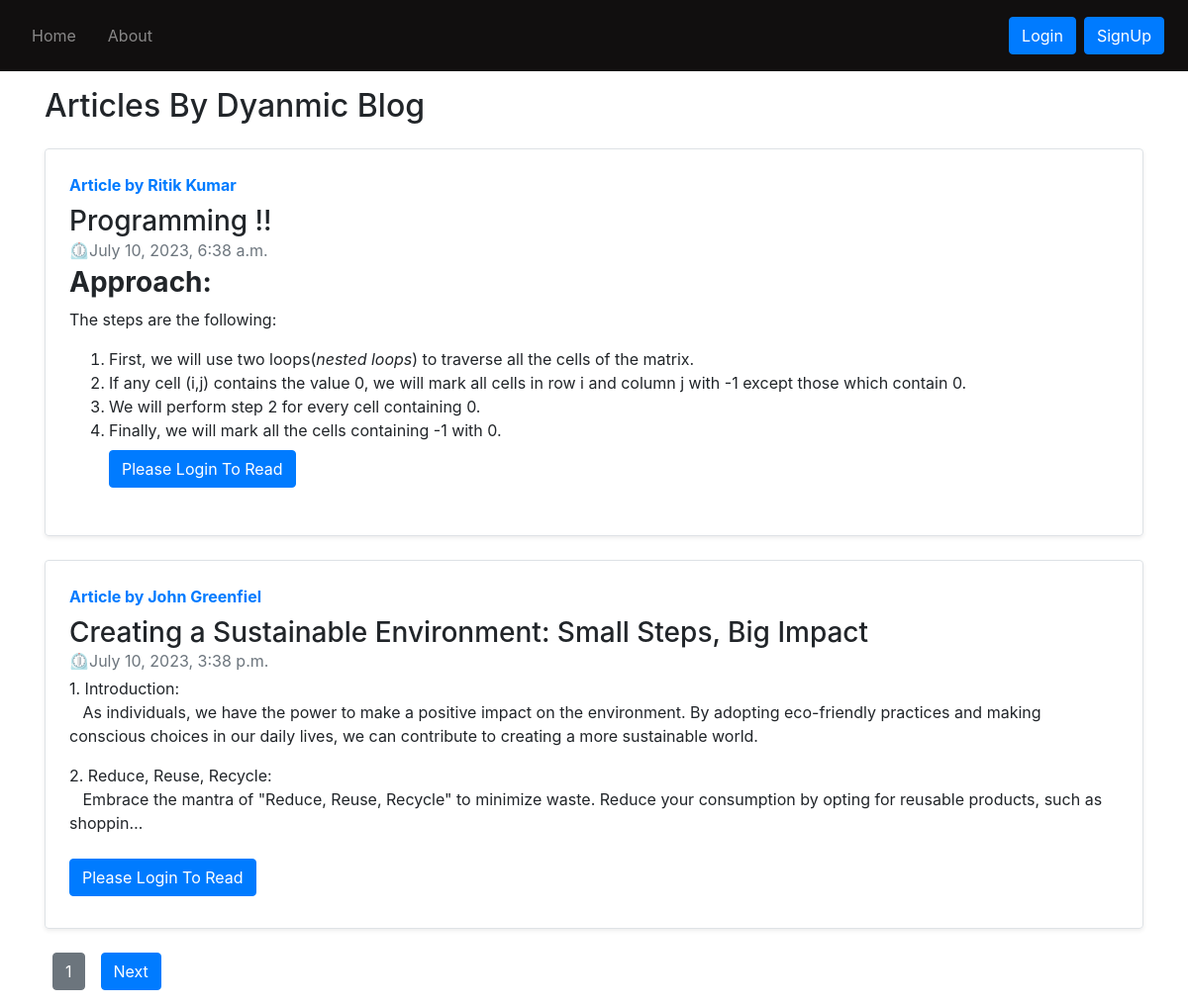
Screenshot of /blog/ with the database file from the repository.
### blogpage/models.py (models this page shows, shortened)
class BlogPostTable(models.Model):
    sno = models.AutoField(primary_key=True)
    title = models.CharField(max_length=255)
    author = models.CharField(max_length=14)
    timeStamp = models.DateTimeField(blank=True)
    content = models.TextField()

### blogpage/views.py (the view)
# urls.py: path('',views.blogPage),
def blogPage(request):
    allPosts = BlogPostTable.objects.all()
    items_per_page = 2
    paginator = Paginator(allPosts, items_per_page)
    page_number = request.GET.get('page')
    page_obj = paginator.get_page(page_number)
    context = {
        'page_obj': page_obj,
        'allPosts': allPosts
    }
    return render(request, 'blog/blog.html', context)

### templates/blog/blog.html (shortened to what this page needs)
{% extends 'base.html' %}
{% load static %}
{% block body %}
    <div class="container my-3">
        <h2>Articles By Dyanmic Blog</h2>
        {% for post in page_obj %}
            <div class="row no-gutters border rounded overflow-hidden flex-md-row mb-4 shadow-sm h-md-250 my-4 position-relative">
                <div class="col p-4 d-flex flex-column position-static">
                    <a href="" class="text-dark">
                        <strong class="d-inline-block mb-2 text-primary">Article by {{ post.author }}</strong>
                    </a>
                    <h3 class="mb-0">{{ post.title }}</h3>
                    <div class="mb-1 text-muted">&#x23F2;{{ post.timeStamp }}</div>
                    <p class="card-text mb-auto">{{ post.content | safe | truncatechars:450 }}</p>
                    {% if user.is_authenticated %}
                        <div class="my-2">
                            <a href="/blog/{{ post.author }}" role="button" class="btn btn-primary">Continue reading</a>
                        </div>
                    {% else %}
                        <div class="my-2">
                            <a href="" role="button" class="btn btn-primary">Please Login To Read</a>
                        </div>
                    {% endif %}
                </div>
            </div>
        {% endfor %}
        <div class="pagination">
    <a href="?page={{ page_obj.number }}" class="btn btn-secondary mx-2">{{ page_obj.number }}</a>
    {% if page_obj.has_next %}
        <a href="?page={{ page_obj.next_page_number }}" class="btn btn-primary ml-2">Next</a>
    {% endif %}
</div>
    </div>
{% endblock %}

### templates/base.html (shortened to what this page needs)
<!doctype html>
<html lang="en">
  {% load static %}
  <head>
<link href="https://maxcdn.bootstrapcdn.com/font-awesome/4.7.0/css/font-awesome.min.css" rel="stylesheet" type="text/css">
    <link rel="stylesheet"
      href="https://stackpath.bootstrapcdn.com/bootstrap/4.5.2/css/bootstrap.min.css"
>
  </head>
  <body>
    <nav class="navbar navbar-expand-lg navbar-dark " >
      <div class="collapse navbar-collapse"
        id="navbarSupportedContent">
        <ul class="navbar-nav mr-auto">
          <li class="nav-item p-2">
            <a class="nav-link"
              href="/">Home </a>
          </li>
          <li class="nav-item p-2 ">
            <a class="nav-link"
              href="/about">About</a>
          </li>
        </ul>
          {% if user.is_authenticated %}
          <ul class="navbar-nav mr-2">
            <li class="nav-item dropdown">
              <a class="nav-link dropdown-toggle"
                href='#'
                id="navbarDropdown"
                role="button"
                data-toggle="dropdown"> Welcome   {{request.user}}</a>
              <div class="dropdown-menu"
                aria-labelledby="navbarDropdown">
                <a class="dropdown-item"
                  href="/userlogout">Logout</a>
              </div>
            </li>
          </ul>
        </div>
        {% else %}
        <button type="button"
          class="btn btn-primary mr-2"
          data-toggle="modal"
          data-target="#loginModal">
          Login
        </button>
        <button type="button"
          class="btn btn-primary mr-2"
          data-toggle="modal"
          data-target="#signupModal">
          SignUp
        </button>
        {% endif %}
      </div>
    </nav>
    {% block body %} {% endblock body %}
  </body>
</html>

### templates/base.html (style rules this page uses)
.navbar { background-color: rgb(17, 15, 15); }

### rows the page displays
BlogPostTable: author "Ritik Kumar", title "Programming !!", timeStamp "July 10, 2023, 6:38 a.m.", content "Approach: The steps are the following: First, we will use two loops( nested loops ) to traverse all the cells of the matrix. If any cell (i,j) contains the value 0, we will mark all cells in row i and column j with -1 except those which contain 0. We will perform step 2 for every cell containing 0. Finally, we will mark all the cells containing -1 with 0."
BlogPostTable: author "John Greenfiel", title "Creating a Sustainable Environment: Small Steps, Big Impact", timeStamp "July 10, 2023, 3:38 p.m.", content "1. Introduction: As individuals, we have the power to make a positive impact on the environment. By adopting eco-friendly practices and making conscious choices in our daily lives, we can contribute to creating a more sustainable world. 2. Reduce, Reuse, Recycle: Embrace the mantra of \"Reduce, Reuse, Recycle\" to minimize waste. Reduce your consumption by opting for reusable products, such as shoppin…"

### other values shown
{{ page_obj.number }} "1"
